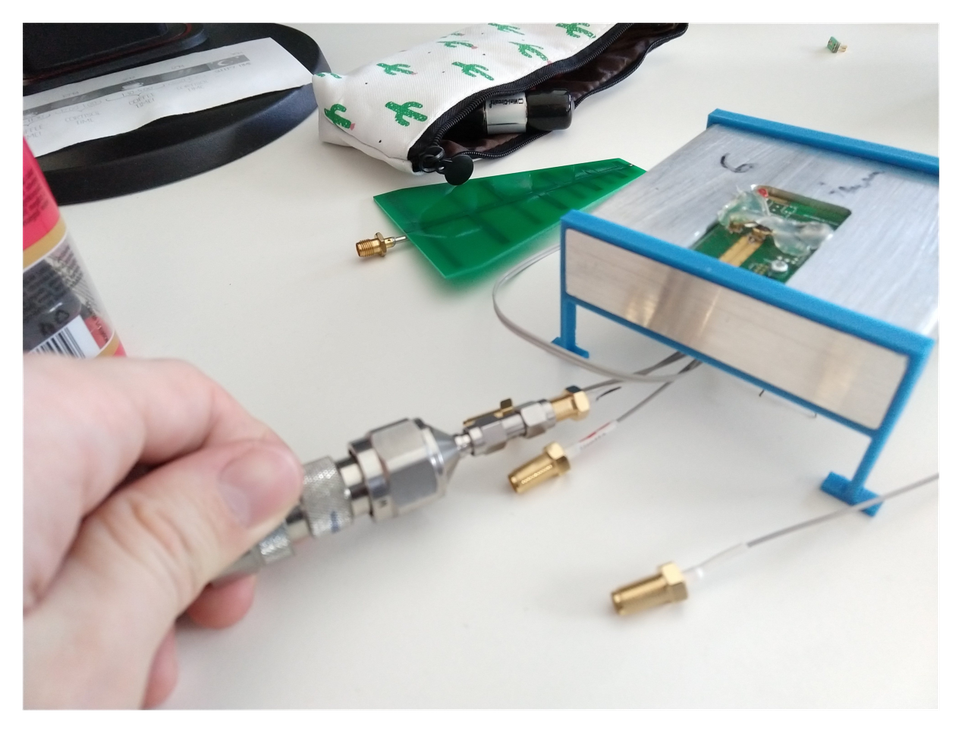
#> input picture pdf_creation/img.png, 962 x 733 px, shrunk from 1268 x 966 before the run
$ python pdfhelper.py
#> lines starting #> are read from the running program, lines starting #| are printed output that depends on the picture
### pdf_creation/pdf_helper.py
#!/usr/bin/env python3
# -*- coding: utf-8 -*-
"""
Created 2018

@author: thirschbuechler

This is a really minimal pdf creator, if you want to temporarily avoid
https://github.com/mpastell/Pweave
which is superior in any way, and the way forward

"""

import os
import numpy as np

from matplotlib.backends.backend_pdf import PdfPages
from matplotlib import gridspec
import matplotlib.pyplot as plt
import matplotlib.image as mpimg

# from 015d645

# ToDo: scale image with photo=photo.subsample(3)#size down to 1/3 instead of graph, to be less pixely, or even svg:
#https://stackoverflow.com/questions/31452451/importing-an-svg-file-a-matplotlib-figure
# ToDo: ?shall linebreak also break strings without whitespace (to fit on pdf)? right now it doesn't!

img=None#if not defined
maxpagerows=45
maxlinelen=82
myprint=print #redirect to other print in main script

def getfiguresheet(): # create figure for graphs to nicely fit on A4
	A4x=8.27
	A4y=11.69
	return(plt.figure(figsize=(A4x,A4y)))


def pdftext(text): # make a page with a logo and text: gets called by linebreaker, which makes page-breaks
	global img, maxlinelen, ppi
	# monospaced font to calc how much fits on page width

	# Text pages with logo

	fig=getfiguresheet()#get one sheet
	# subplot ratios: rows, cols, height/width # todo: scale image with photo=photo.subsample(3)#size down to 1/3 instead of graph, to be less pixely
	gs = gridspec.GridSpec(2, 1, height_ratios=[1, 10])# below this it looks ugly, font max. rows HARDCODED to this size
	ax1=fig.add_subplot(gs[0])
	plt.axis('off') # turnoff for logo
	if not (type('img') == None):
		ax1.imshow(img) # logo

	ax3=fig.add_subplot(gs[1])
	plt.axis('off') # turnoff for text
	plt.axis([0, 10, 0, 10])# invisible alignment help for text


	## define font

	if os.name == 'nt': # For Windows
		font='Courier New'
	else:# os.name == 'posix': # For Linux, Mac, etc.
		font='DejaVu Sans'


	plt.text(5, 10, text, fontsize=12, style='oblique', ha='center',# hardcoded fontsize
	         va='top', wrap=True, family=font)

	ppi.savefig(fig) # page1 (only text)
	# end pdftext

def splicelines(text,mx): # mx = maxline-len
	k=0
	m=len(text) # how many lines


	while k<m: # no "for", since dynamically changing length if strings spliced
		line=text[k]
		#myprint(k)
		#remove left and right whitespaces
		line.lstrip(' ')
		line.rstrip(' ')

		mylen=len(line)
		while mylen>mx:
			firstpart, secondpart = line[:len(line)//2], line[len(line)//2:]
			#myprint(line)
			text.insert(k,secondpart) # and move current element down
			text.insert(k,firstpart)
			#structure: [fistpart, secondpart, combined]
			text.pop(k+2) # remove combined
			line=firstpart
			mylen=len(line)
			#myprint(line)

			m=m+1 # this splice added a line
		k=k+1 # splicing on line complete, continue to next line


	return(text)

def linebreaker(text):
	global maxpagerows
	i=1 # line number, total
	k=1 # page number
	page=""
	#text=splicelines(text,maxlinelen)

	for item in text:
		page = page + item
		if i==maxpagerows:
			myprint("saving text page "+str(k))
			pdftext(page)
			page=""
			i=1 # reset lineNR for next page
			k=k+1
		else:
			i=i+1

	if i!=maxpagerows: #after an unsaved loop
			myprint("saving last text page "+str(k))
			pdftext(page)
			page=""
#end linebreaker


def create(logo,textlist,figurines,filepath):
#> called with logo = 'img.png', filepath = 'pdf_creation/pdfhelper-demo.pdf'
	global ppi, img
	with PdfPages(filepath) as pp: #handles pdf open&close
		ppi=pp

		if os.path.isfile(logo):
			img=mpimg.imread(logo)# only png supported: ok
#> img is the input picture: shape (733, 962, 4) float32; mean R, G, B, A 0.645, 0.65, 0.642, 0.893
			#gets exported as global var into pdftext where it's used

		textlist=splicelines(textlist,maxlinelen)
		linebreaker(textlist)

		if not (figurines == None): # add graph pages
			for currentfig in figurines:
				myprint("saving figure-only page")
				pp.savefig(currentfig)
#> this loop made 2 passes
#> pass 1, in create, `pp.savefig(currentfig)`:
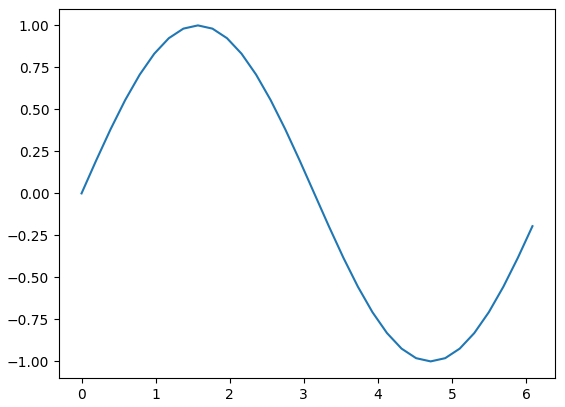
#> figure drawn by matplotlib, 1 panel; curve peaks at x = 1.57, y = 1
#> pass 2, in create, `pp.savefig(currentfig)`:
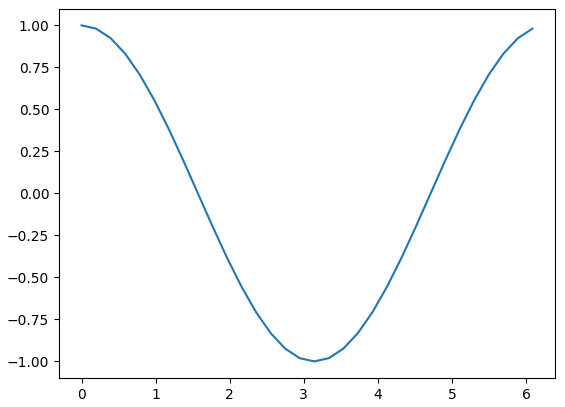
#> figure drawn by matplotlib, 1 panel; curve peaks at x = 0, y = 1

		#pp.close() # "with" closes it automatically

# [24 lines left out: functions testlinebreak, toomanylines, not called in this run]

def testmaxlines():
	global maxpagerows
	#text=''.join(t3)
	#linebreaker_tst(toomanylines())#wants a list
	#myprint(splicelines(text,maxpagerows))


# [9 lines that do not run on import are left out]


### pdf_creation/pdfhelper.py
#!/usr/bin/env python3
# -*- coding: utf-8 -*-
"""
Created on Sun Mar  08 11:48:02 2020

@author: thirschbuechler

This is a really minimal pdf creator, if you want to temporarily avoid
https://github.com/mpastell/Pweave
which is superior in any way, and the way forward

"""
import matplotlib.pyplot as plt
import pdf_helper as pdf
import numpy as np
import os

figs = []
mytext = []


def myprint(*args):
	global mytext # this is bad practice and should be a property of a class object

	print(*args)
	s="".join(args)
	mytext.append(s+"\n")


# prep x-axis
x = np.arange(0,2*np.pi,np.pi/16)


# first plot
myprint("First figure shows a sine")
figure = plt.figure()
figs.append(figure)
plt.plot(x,np.sin(x)) # can happen after figure ref is added to list figs
# plt.show() # interrupts program flow and waits for user to close figure


# second plot
myprint("Second figure shows a cosine")
figure = plt.figure()
figs.append(figure)
plt.plot(x,np.cos(x))


# some text
t1 = "test xy yielded: "
t1res = "success"
myprint(t1, t1res)


# create the pdf #
logo = "img.png" # only pngs supported
filename = os.path.join(os.path.dirname(os.path.abspath(__file__)),"pdfhelper-demo.pdf") # always chooses right slash depending on OS
pdf.create(logo, mytext, figs, filename)
